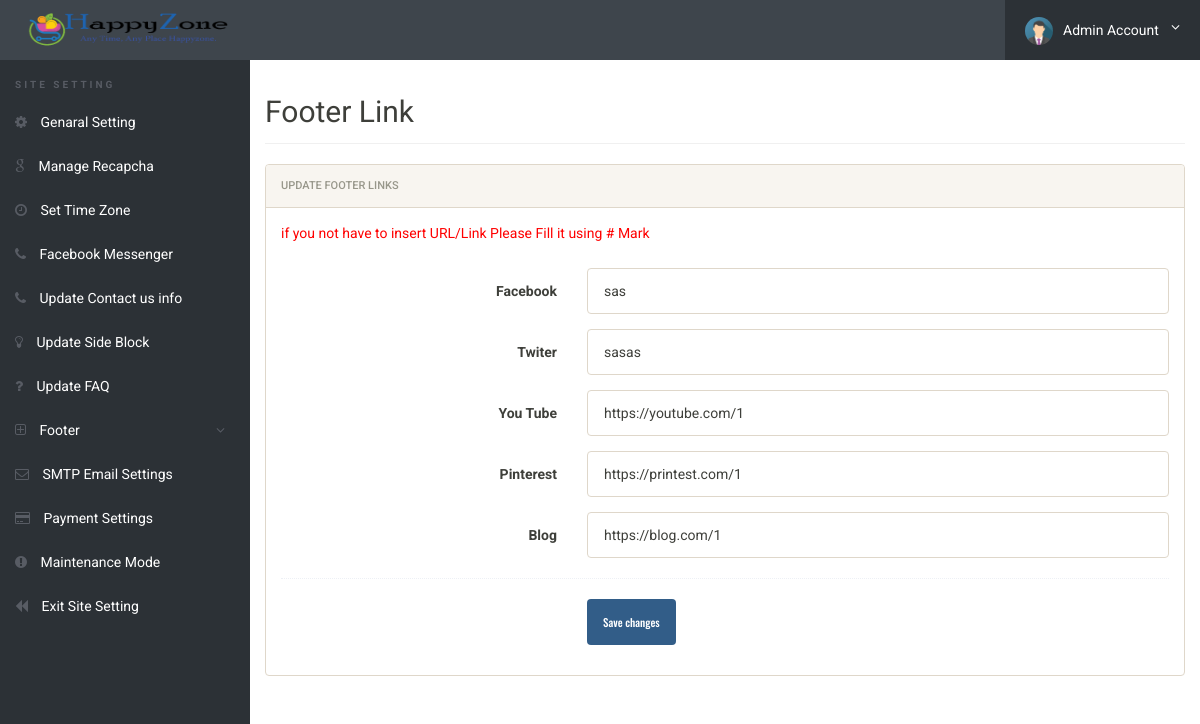
The page /admin/footer-link.php (signed in) on the database its author committed.
### tables this page shows
CREATE TABLE `genaralsetting` (
  `id` int(11) NOT NULL,
  `setting_name` varchar(250) NOT NULL,
  `setting_description` varchar(250) NOT NULL
);

CREATE TABLE `footer` (
  `id` int(11) NOT NULL,
  `name` varchar(255) NOT NULL,
  `discription` longtext DEFAULT NULL
);

### admin/footer-link.php (the view, shortened to what this page needs)
<?php
include('../config/config.php');
if(strlen($_SESSION['alogin'])==0)
	{
header('location:index.php');
}
else{
?>
<!doctype html>
<html lang="en" class="no-js">
<head>
	<link rel="stylesheet" href="css/font-awesome.min.css">
	<link rel="stylesheet" href="css/bootstrap.min.css">
	<link rel="stylesheet" href="css/dataTables.bootstrap.min.css">
	<link rel="stylesheet" href="css/bootstrap-social.css">
	<link rel="stylesheet" href="css/bootstrap-select.css">
	<link rel="stylesheet" href="css/fileinput.min.css">
	<link rel="stylesheet" href="css/awesome-bootstrap-checkbox.css">
	<link rel="stylesheet" href="css/style.css">
</head>
<body>
	<?php include('includes/header.php');?>
	<div class="ts-main-content">
	<?php include('includes/leftbar-site-settings.php');?>
		<div class="content-wrapper">
			<div class="container-fluid">
				<div class="row">
					<div class="col-md-12">
						<h2 class="page-title">Footer Link</h2>
								<div class="panel panel-default">
									<div class="panel-heading">Update Footer Links</div>
									<div class="panel-body">
										<form method="post"  class="form-horizontal">
										<p style="color: red">if you not have to insert URL/Link Please Fill it using # Mark</p>
										<?php $query=mysqli_query($con,"SELECT discription FROM footer where id=2");
					                     while($row=mysqli_fetch_array($query))
					                     {
					                     ?>
											<div class="form-group">
												<label class="col-sm-4 control-label">Facebook</label>
												<div class="col-sm-8">
													<input type="text" placeholder="Enter Facebook Link"  name="facebook" class="form-control" required
													value="<?php echo htmlentities($row['discription']);?>" >
												</div><?php } ?>
											</div>
											<?php $query=mysqli_query($con,"SELECT discription FROM footer where id=3");
					                     while($row=mysqli_fetch_array($query))
					                     {
					                     ?>
											<div class="form-group">
												<label class="col-sm-4 control-label">Twiter</label>
												<div class="col-sm-8">
													<input type="text" placeholder="Enter Twiter Link"  name="twitter" class="form-control" required
													value="<?php echo htmlentities($row['discription']);?>" >
												</div><?php } ?>
											</div>
										<?php $query=mysqli_query($con,"SELECT discription FROM footer where id=4");
					                     while($row=mysqli_fetch_array($query))
					                     {
					                     ?>
											<div class="form-group">
												<label class="col-sm-4 control-label">You Tube</label>
												<div class="col-sm-8">
													<input type="text" placeholder="Enter You Tube Link"  name="youtube" class="form-control" required
													value="<?php echo htmlentities($row['discription']);?>" >
												</div><?php } ?>
											</div>
										<?php $query=mysqli_query($con,"SELECT discription FROM footer where id=5");
					                     while($row=mysqli_fetch_array($query))
					                     {
					                     ?>
											<div class="form-group">
												<label class="col-sm-4 control-label">Pinterest</label>
												<div class="col-sm-8">
													<input type="text" placeholder="Enter Pinterest Link"  name="pinterest" class="form-control" required
													value="<?php echo htmlentities($row['discription']);?>" >
												</div><?php } ?>
											</div>
											<?php $query=mysqli_query($con,"SELECT discription FROM footer where id=6");
					                     while($row=mysqli_fetch_array($query))
					                     {
					                     ?>
											<div class="form-group">
												<label class="col-sm-4 control-label">Blog</label>
												<div class="col-sm-8">
													<input type="text" placeholder="Enter Blog Link"  name="blog" class="form-control" required
													value="<?php echo htmlentities($row['discription']);?>" >
												</div><?php } ?>
											</div>
											<div class="hr-dashed"></div>
											<div class="form-group">
												<div class="col-sm-8 col-sm-offset-4">
													<button class="btn btn-primary" name="submit" type="submit">Save changes</button>
												</div>
											</div>
										</form>
									</div>
								</div>
							</div>
						</div>
					</div>
				</div>
			</div>
</body>
</html>
<?php } ?>

### admin/includes/header.php (shortened to what this page needs)
<div class="brand clearfix">
	<?php $query=mysqli_query($con,"select setting_description from genaralsetting where id=4");
                while($row=mysqli_fetch_array($query))
                {
                ?>
                <?php $logophoto=$row['setting_description'];
                if($logophoto==""):
                ?>
                <a href="dashboard.php">&nbsp;&nbsp;&nbsp;&nbsp;&nbsp;<img src="../images/logo/logo.png" alt="" class="header" /></a>
                <?php else:?>
                <a href="dashboard.php">&nbsp;&nbsp;&nbsp;&nbsp;&nbsp;<img src="../images/logo/<?php echo htmlentities($logophoto);?>" alt="" class="header"/></a>&nbsp;
                <?php endif;?><?php } ?>
		<ul class="ts-profile-nav">
			<li class="ts-account">
				<a href="#"><img src="img/ts-avatar.jpg" class="ts-avatar hidden-side" alt="">Admin Account <i class="fa fa-angle-down hidden-side"></i></a>
			</li>
		</ul>
	</div>

### admin/css/style.css (style rules this page uses)
html { font-size: 14px; }
@media only screen and (min-width: 480px) { html { font-size: 17px; } }
@media only screen and (min-width: 768px) { html { font-size: 14px; } }
@media only screen and (min-width: 1024px) { p { font-size: 1em; margin-bottom: 1.8em; } }
@media only screen and (min-width: 600px) { img.header { padding: 6px; width: 100px; height: 58px; } }
@media only screen and (min-width: 768px) { img.header { padding: 6px; width: 100px; height: 58px; } }
@media only screen and (min-width: 992px) { img.header { padding: 9px; width: 220px; height: 58px; } }
@media only screen and (min-width: 1200px) { img.header { padding: 9px; width: 220px; height: 58px; } }
body { font-size: 1em; }
a { color: #37a6c4; }
.btn { font-family: 'Oswald', sans-serif; }
.hr-dashed { background-color: transparent; border-top: 1px dotted #edf0f5; color: transparent; height: 1px; margin: 20px 0; }
.panel { overflow: hidden; }
ul, li { margin: 0; padding: 0; list-style: none; }
.btn { text-transform: none; }
.page-title { padding-bottom: 15px; margin-bottom: 20px; border-bottom: 1px solid #f0f0f0; }
.brand { background: #3e454c; position: relative; z-index: 3; position: fixed; width: 100%; top: 0; }
.brand .ts-profile-nav { float: right; display: none; }
.brand .ts-profile-nav li { float: left; position: relative; }
.brand .ts-profile-nav li a { display: block; padding: 20px; color: #fff; }
.brand .ts-profile-nav .ts-account .fa-angle-down { float: right; }
.brand .ts-profile-nav .ts-account > a { width: 195px; background: #2c3136; }
.brand .ts-profile-nav .ts-account .ts-avatar { border-radius: 50%; height: 28px; margin: -10px 0; margin-right: 10px; }
@media only screen and (min-width: 992px) { .brand .ts-profile-nav { display: block; } }
.ts-main-content .content-wrapper { padding-top: 15px; margin-top: 60px; }
@media only screen and (min-width: 992px) { .ts-main-content .content-wrapper { margin-left: 250px; } }

### rows shown on the page
genaralsetting: setting_description (picture)
footer: facebook "sas"
footer: twitter "sasas"
footer: youtube "https://youtube.com/1"
footer: pinterest "https://printest.com/1"
footer: blog "https://blog.com/1"
